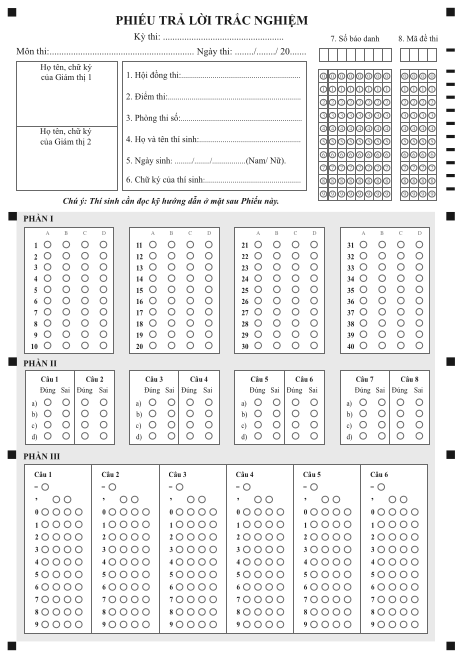
#> input picture data/maugiay/12.png, 461 x 661 px, found by its file name; its folder holds 3 pictures in this run
$ python audit_logic.py
#> lines starting #> are read from the running program, lines starting #| are printed output that depends on the picture
### omr_sheetgrid.py
# -*- coding: utf-8 -*-
"""
SHEET GRID OMR (omr_sheetgrid.py)
=================================
Quy trình đúng theo yêu cầu:
  1. Chọn MẪU GIẤY (ảnh phiếu trắng): 12.png (THPT) hoặc 10_11.png (QM)
  2. Nạp ĐÁP ÁN: k12dapan.xlsx ↔ 12.png ; k11dapan.xlsx ↔ 10_11.png
  3. Dựng LƯỚI ĐÁP ÁN: mỗi ô = (phần, câu, lựa chọn) + toạ độ trên mẫu + đáp án key
  4. ẢNH BÀI THI được căn khớp mẫu bằng 4 ô đen định vị (fiducial) + tinh chỉnh ICP
  5. Đối chiếu bubble tô đen với lưới -> ĐÚNG (xanh) / SAI (đỏ) / TRỐNG-NHIỀU (vàng)
  6. Tính điểm + xuất ảnh kết quả

Màu:  GREEN = đúng, RED = sai, YELLOW = trống hoặc tô nhiều đáp án.
"""
import cv2
import numpy as np
import os
from pathlib import Path

# ---- CACHE ẢNH MẪU (2026-11-06): align_photo/best_orientation đọc MẪU từ đĩa
# nhiều lần mỗi ảnh (tw ở align_photo, _small_circles đường cứu, build_id_cells,
# _cells_from_file) — ảnh mẫu không bao giờ đổi giữa chừng trừ khi mtime đổi,
# nên cache theo (path, mtime) là AN TOÀN và bỏ được hàng chục lần
# decode PNG mỗi lô. Cache theo tiến trình — an toàn với fork (mỗi con một bản).
_IMREAD_CACHE = {}


# [16 lines left out: function _imread_cached, not called in this run]


GREEN = (0, 170, 0)
RED = (0, 0, 235)
YELLOW = (0, 200, 235)
FONT = cv2.FONT_HERSHEY_SIMPLEX

# ---------- cấu hình mẫu ----------

PAPERS = {
    "12": {          # THPT: 40 câu ABCD (4 khối × 10), 8 câu Đ/S, 6 câu số
        "tên": "Mẫu THPT 12.png",
        "key_goi_y": "k12dapan.xlsx",
        "p1_bands": (230, 360),     # dải y của PHẦN I (ảnh mẫu)
        "p1_x": None,
        "p2_bands": (395, 448),     # dải y của PHẦN II
        "p2_x": None,
        "p1_blocks": 4,             # số khối câu theo hàng ngang
        "p1_rows_per_block": 10,
        "p2_cau": 8,
        "p2_per_row": 8,
        "p2_y": 4,                  # số ý a-d
    },
    "10_11": {       # QM: 30 câu ABCD cột trái (3 khối × 10), 10 câu Đ/S, 10 câu số
        "tên": "Mẫu QM 10_11.png",
        "key_goi_y": "k11dapan.xlsx",
        "p1_bands": (285, 540),
        "p1_x": (50, 106),          # cột PHẦN I bên trái
        "p2_bands": (215, 305),
        "p2_x": (110, 380),
        "p1_blocks": 1,
        "p1_rows_per_block": 30,
        "p2_cau": 10,
        "p2_per_row": 5,
        "p2_y": 4,
    },
    "moi": {         # MẪU MỚI 2025 (dựng từ ảnh chụp — build_moi_template.py):
                     # 20 câu ABCD cột trái, 4 câu Đ/S (a-d), 8 câu điền số,
                     # lưới MÃ ĐỀ 3 chữ số (SBD viết tay — đọc bằng omr_hwr).
        "tên": "Mẫu mới 2025 (20 câu ABCD + 4 Đ/S + 8 điền số)",
        "key_goi_y": "kmoidapan.xlsx",
        # Lưới ô KHÔNG dò lại từ ảnh mẫu (ảnh mẫu là median của ảnh chụp, vòng
        # in mảnh bị phai làm sót hàng) — đọc sẵn từ moi_cells.json do script
        # build_moi_template.py dựng bằng LATTICE FIT (P1 20×4, P2 4×8, MD 3×10).
        "cells_file": "moi_cells.json",
        "p1_bands": None,
        "p2_bands": None,
    },
}


# ---------- 1. PHÂN TÍCH MẪU ----------

def _upscaled_bubbles(path, scale=None):
    img = cv2.imread(str(path))
    if img is None:
        raise FileNotFoundError(path)
    return _upscaled_bubbles_img(img, scale)


def _upscaled_bubbles_img(img, scale=None):
    """Như _upscaled_bubbles nhưng nhận ảnh có sẵn (không đọc đĩa)."""
    h, w = img.shape[:2]
    if img.ndim == 3:
        img = cv2.cvtColor(img, cv2.COLOR_BGR2GRAY)
    s = scale if scale else (3 if max(h, w) < 800 else 1)
    up = cv2.resize(img, None, fx=s, fy=s, interpolation=cv2.INTER_CUBIC) if s != 1 else img
    import omr_fiducial as F
    minr = max(3, int(round(3 * s)))
    bs = F.detect_bubbles(up, min_r=minr, max_r=40 * s)
    return [(x / s, y / s, bw / s) for x, y, bw in bs]


_SQ_CACHE = {}


# [94 lines left out: functions _square_candidates, _fiducial_squares, _row_bands, _col_groups, not called in this run]


_CELLS_CACHE = {}


def _cells_from_file(paper, template_png):
    """Lưới ô có SẴN của mẫu (cfg['cells_file']) — vd moi_cells.json do
    build_moi_template.py dựng. Trả list [(phần, câu, lựa, x, y)] hoặc None.

    Kiểm tra kích thước: file ghi toạ độ cho ảnh mẫu cỡ cụ thể; nếu ảnh mẫu
    hiện tại khác cỡ (scale ≠ 1) thì toạ độ sai — trả None để không dùng."""
    import json
    cf = PAPERS.get(paper, {}).get("cells_file")
    if not cf:
        return None
    path = Path(template_png).parent / cf
    if not path.is_file():
        return None
    try:
        data = json.loads(path.read_text())
    except Exception:                                            # noqa
        return None
    img = _imread_cached(str(template_png))
    if img is None:
        return None
    w0, h0 = data.get("size") or [0, 0]
    h, w = img.shape[:2]
    if not w0 or not h0 or abs(w - w0) > 0.02 * w0 or abs(h - h0) > 0.02 * h0:
        return None
    # JSON không có TUPLE: câu P2 được lưu ["1","a"] (list) — dùng làm khoá
    # dict ở mark_filled/build_answer_grid sẽ ném "unhashable type: 'list'".
    # Đưa câu nhiều thành phần về tuple đúng chuẩn của build_template_cells.
    out = []
    for c in data.get("cells") or []:
        if len(c) != 5:
            continue
        cq = c[1]
        if isinstance(cq, (list, tuple)):
            cq = tuple(int(v) if str(v).isdigit() else str(v) for v in cq)
        out.append((c[0], cq, c[2], c[3], c[4]))
    return out


def build_template_cells(paper, template_png):
    """Lưới ô ngữ nghĩa của mẫu: [(phần, câu, lựa_chọn, x, y)]."""
    ck = (paper, str(template_png))
    if ck in _CELLS_CACHE:
        return _CELLS_CACHE[ck]
    pre = _cells_from_file(paper, template_png)
    if pre is not None:
        _CELLS_CACHE[ck] = pre
        return pre
    cfg = PAPERS[paper]
    bs = _upscaled_bubbles(template_png)
    W = _imread_cached(template_png).shape[1]
    cells = []
    # ---- PHẦN I ----
    lo, hi = cfg["p1_bands"]
    p1 = [b for b in bs if lo <= b[1] <= hi]
    px = cfg.get("p1_x")
    if px:
        p1 = [b for b in p1 if px[0] <= b[0] <= px[1]]
    rows = sorted([r for r in _row_bands(p1, tol=2.5)
                   if len(_col_groups(r[1], gap=8)) == cfg["p1_blocks"] * 4],
                  key=lambda r: r[0])
    for ri, (ym, mem) in enumerate(rows):
        cg = _col_groups(mem, gap=8)
        # giữ đúng 4×blocks cụm
        if len(cg) != cfg["p1_blocks"] * 4:
            continue
        for ci, (xm, mm) in enumerate(cg):
            block, opt = ci // 4, ci % 4
            cq = block * cfg["p1_rows_per_block"] + ri + 1
            for b in mm:
                cells.append(("P1", cq, "ABCD"[opt], b[0], b[1]))
    # ---- PHẦN II ----
    lo2, hi2 = cfg["p2_bands"]
    p2 = [b for b in bs if lo2 <= b[1] <= hi2]
    px2 = cfg.get("p2_x")
    if px2:
        p2 = [b for b in p2 if px2[0] <= b[0] <= px2[1]]
    per_row = cfg["p2_per_row"]
    rows2 = sorted([r for r in _row_bands(p2, tol=2.5)
                    if len(_col_groups(r[1], gap=8)) == per_row * 2],
                   key=lambda r: r[0])
    rows2 = rows2[: cfg["p2_y"] * (cfg["p2_cau"] // per_row)]
    for ri, (ym, mem) in enumerate(rows2):
        cg = _col_groups(mem, gap=8)
        if len(cg) != per_row * 2:
            continue
        block = ri // cfg["p2_y"]
        yk = chr(97 + ri % cfg["p2_y"])
        for ci, (xm, mm) in enumerate(cg):
            cq = block * per_row + ci // 2 + 1
            side = "D" if ci % 2 == 0 else "S"      # Đ đứng trước S
            for b in mm:
                cells.append(("P2", (cq, yk), side, b[0], b[1]))
    _CELLS_CACHE[ck] = cells
    return cells


# ---------- 2. LƯỚI ĐÁP ÁN + KEY ----------

def key_p2_offset(key):
    p1 = key.get("p1", {})
    return max([int(c) for c in p1], default=0)


# [27 lines left out: functions build_answer_grid, grid_summary, not called in this run]


# ---------- 3. CĂN KHỚP ẢNH VỚI MẪU ----------

# ---- THỐNG KÊ RANSAC (đo 2026-11-06): đếm số giả thuyết (k,l) đã duyệt mỗi
# lần gọi — dùng để chọn trần max_hyp an toàn (chỉ ảnh pathology với hàng trăm
# ứng viên dải rộng mới vượt trần; ảnh khỏe break sớm ở full-inlier).
# Vài phép cộng int mỗi lần gọi — chi phí bằng không.
_MF_STATS = {"calls": 0, "hyp_total": 0, "hyp_max": 0}

# ---- TRẦN TỔNG GIẢ THUYẾT mỗi lần gọi _match_fiducials (2026-11-06) ----
# Ảnh khỏe đo được tối đa ~1.2 nghìn giả thuyết/lần gọi (toàn bộ 42 ảnh test,
# kể cả ảnh mờ/nghiêng — xem /tmp/omr_bench). Ảnh pathology (mờ nặng -> hàng
# trăm ứng viên/dải) có thể sinh HÀNG TRIỆU giả thuyết × ma trận n×m mỗi cái
# -> nổ hàng phút ("treo" user báo 2026-11-06). Trần 20k = gấp ~16 lần mức
# cao nhất đo được -> KHÔNG BAO GIỜ kích hoạt trên ảnh thường, chỉ chặn nổ
# tổ hợp. Khi chạm trần: dùng các giả thuyết đã thu (stage 2 vẫn chấm lại),
# hành vi chỉ đổi trên ảnh vượt trần.
_MF_MAX_HYP_TOTAL = 20000


# [261 lines left out: functions _match_fiducials, _quad4, _order_quad, _blob_centers, _ring_ready, _ring_centers, not called in this run]


def _scale_of(H):
    return float(np.sqrt(abs(np.linalg.det(np.asarray(H, np.float64)[:2, :2]))))


# [39 lines left out: functions _quality, _h_valid, not called in this run]


_SIFT_CACHE = {}


# [361 lines left out: functions _sift_features, align_sift, align_photo, _ring_index, read_cells, adapt_thresh and 2 more, not called in this run]


# ---------- 4b. SỐ BÁO DANH & MÃ ĐỀ TRÊN LƯỚI MẪU ----------

ID_REGION = {"12": (0.60, 0.36), "10_11": (0.72, 0.36)}


# [332 lines left out: functions _small_circles, _fit_lattice, build_id_cells, _blobs_with_size, _proj_lattice, local_id_cells and 2 more, not called in this run]


def _p1_line(stats):
    return f"{stats['P1']['ok']}/{stats['P1']['n']}"


_RULE_FRAC = {}


# [66 lines left out: functions template_rule_frac, _find_section_rows, not called in this run]


_SEC_FIXED_12 = {"P1": 0.324, "P2": 0.518, "P3": 0.681}


_SEC_Y = {}


# [214 lines left out: functions _section_headings, _find_dashed_rule, render_result, not called in this run]

### audit_logic.py
# -*- coding: utf-8 -*-
"""KIỂM TRA LOGIC THUẬT TOÁN — các bất biến toán học của từng khâu chấm.

Khác verify_logic.py (đối chiếu giả định với dữ liệu có sẵn), script này kiểm
tra LOGIC THUẦN TÚY bằng dữ liệu tổng hợp có đáp án biết trước:

  A1. Round-trip chuẩn hoá: warp tổng hợp (xoay 0/90/180/270 + phối cảnh nhẹ +
      sáng không đều) của CHÍNH template -> normalize_to_template phải khôi
      phục được (ok=True, H khớp warp gốc).
  A2. classify_filled: bất biến phân loại (ô đậm nhất câu -> tô; câu trống ->
      không tô; ngưỡng nền theo percentile).
  A3. read_cells: điểm nằm trong [0, 1]; nền trắng = ~0, ô đen = ~1.
  A4. Đặt tên kết quả: trùng tên cùng giây -> hậu quả _1/_2, KHÔNG treo.
  A5. _md_read_strong: ngưỡng tin cậy lưới Mã đề (tuple thật 195843/200014).
  A6. merge key gộp: đủ 12 đề, không đề rỗng, không trùng lặp.
  A7. grade_prepared: H = scale·I đúng tỉ lệ kích thước ảnh/mẫu.
"""
import sys
import tempfile
import time
from pathlib import Path

import cv2
import numpy as np

sys.path.insert(0, "/home/dell/Documents/chambaiV3")
ROOT = Path("/home/dell/Documents/chambaiV3")

FAIL = []


def check(name, ok, detail=""):
    print(f"  [{'✓' if ok else '✗ LỖI'}] {name} {detail}")
    if not ok:
        FAIL.append(name)


def main():
    import omr_prep as P
    import omr_sheetgrid as S
    import omr_key
    import cham_theo_mau as CTM

    tpl12 = str(ROOT / "data/maugiay/12.png")
    tpl1011 = str(ROOT / "data/maugiay/10_11.png")
    tpl_img = cv2.imread(tpl12)
#> tpl_img is the input picture: shape (661, 461, 3); min 24, max 255, mean 237
    Ht, Wt = tpl_img.shape[:2]
#> Ht = 661; Wt = 461

    print("== A1. ROUND-TRIP CHUẨN HOÁ (warp tổng hợp -> khôi phục) ==")
    # 4.3× = tỉ lệ thật của ảnh điện thoại (1950-2600 px / template 461 px),
    # marker ~34-39 px nằm trong dải dò 30-110 px của align_photo.
    # PHÁT HIỆN BIÊN: ảnh chụp XA hơn (marker < 30 px) sẽ không align được —
    # dải dò ô định vị của align_photo là hằng số (30, 110).
    SCALE_SYN = 4.3
    # warp gốc: xoay nhẹ + phối cảnh nhỏ + gradient sáng (bóng đổ chéo)
    src = np.float32([[0, 0], [Wt, 0], [Wt, Ht], [0, Ht]])
#> src = [[0, 0], [461, 0], [461, 661], [0, 661]]
    off = 0.035
    # 4 góc đích nằm TRÊN CANVAS SCALE_SYN× (nhân scale — trước đây quên,
    # warp đặt sheet 1:1 vào góc trái trên của canvas)
    dst = SCALE_SYN * np.float32(
        [[Wt * off, Ht * 0.02], [Wt * (1 - off * 0.6), 0],
         [Wt * (1 - 0.01), Ht * (1 - 0.02)], [Wt * 0.01, Ht * (1 - off * 0.5)]])
    H_true = cv2.getPerspectiveTransform(src, dst)
    photo_big = cv2.warpPerspective(tpl_img, H_true,
                                    (int(Wt * SCALE_SYN), int(Ht * SCALE_SYN)),
                                    flags=cv2.INTER_CUBIC, borderValue=(255,) * 3)
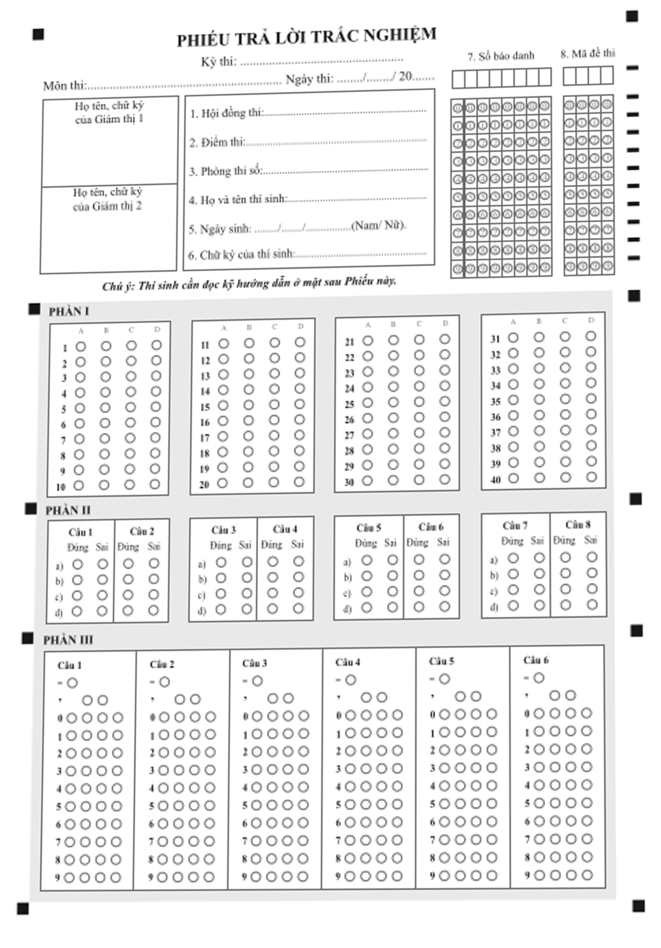
#> photo_big: shape (2842, 1982, 3) (shown at 1/3 size); min 0, max 255, mean 237.4
    # gradient sáng nhân tạo (bóng đổ chéo)
    gx = np.linspace(0.75, 1.0, photo_big.shape[1], dtype=np.float32)
#> gx = 1982 values from 0.75 to 1
    gy = np.linspace(0.85, 1.0, photo_big.shape[0], dtype=np.float32)
#> gy = 2842 values from 0.85 to 1
    shade = (gx[None, :] * gy[:, None])[:, :, None]
    photo_big = np.clip(photo_big.astype(np.float32) * shade, 0, 255).astype(np.uint8)
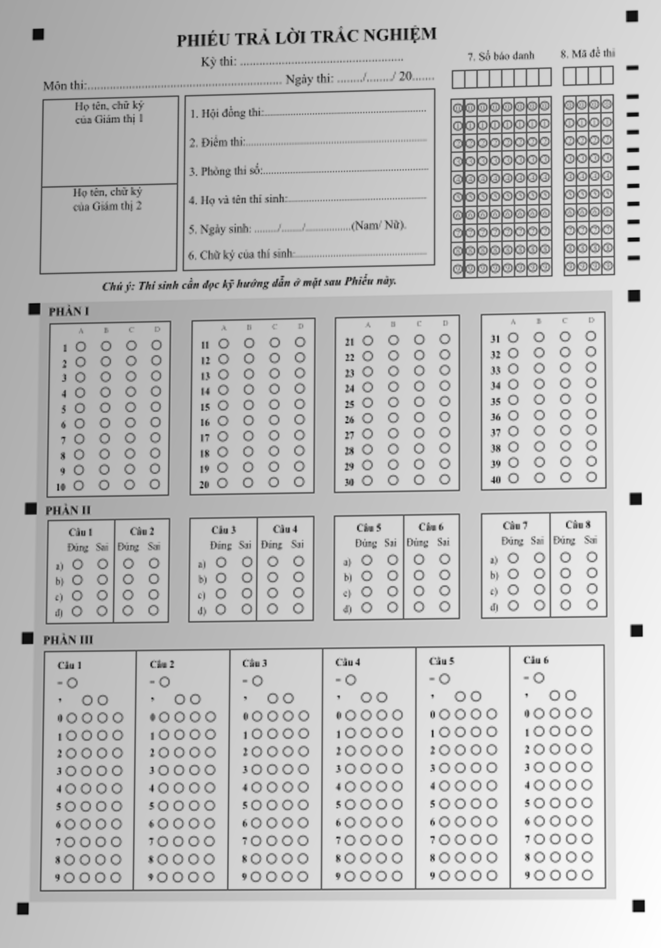
#> photo_big: shape (2842, 1982, 3) (shown at 1/3 size); min 0, max 255, mean 191.5
    cv2.imwrite("/tmp/_audit_warp.jpg", photo_big,
                [cv2.IMWRITE_JPEG_QUALITY, 92])
    import omr_sheetgrid as _SGA
    _cells12 = _SGA.build_template_cells("12", tpl12)
#> in _upscaled_bubbles_img, `up = cv2.resize(img, None, fx=s, fy=s, interpolation=cv2.INTER_CUBIC) ..`:
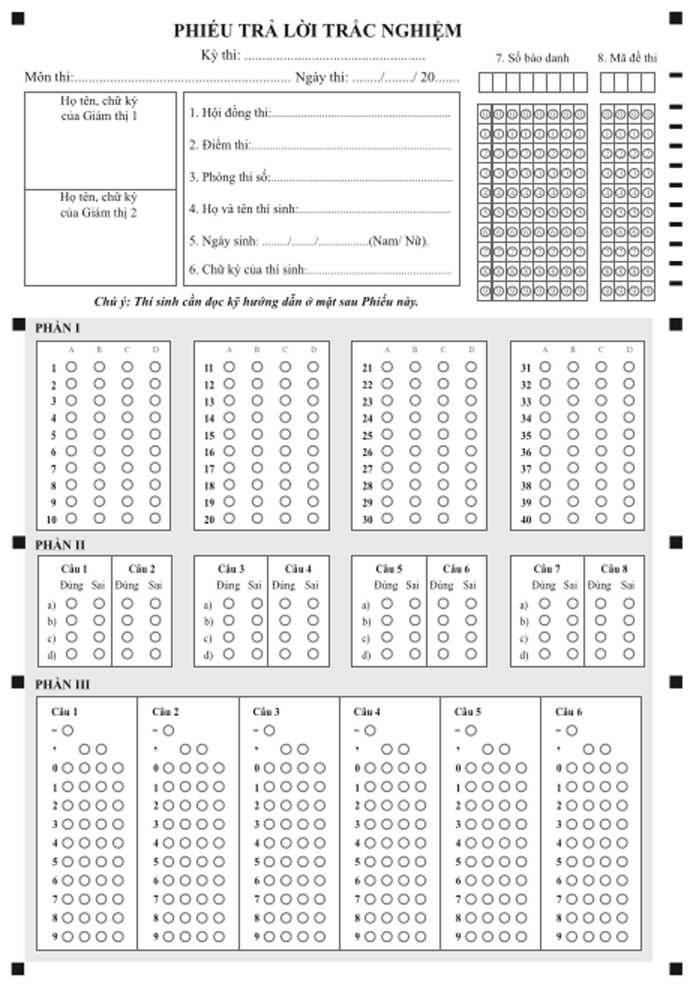
#> up: shape (1983, 1383) (shown at 1/2 size); min 0, max 255, mean 236.2
    t0 = time.time()
    info = P.normalize_to_template("/tmp/_audit_warp.jpg", tpl12, scale=2.0,
                                   cells=_cells12, ink=False)
    dt = time.time() - t0
    check("khôi phục warp phối cảnh + bóng đổ", info.get("ok"),
          f"q={info.get('quality')} rot={info.get('rot')} corner={info.get('corner')} "
          f"({dt:.1f}s)")
    if info.get("ok"):
        # so H tìm được với H_true — CHÚ Ý: load_bgr thu nhỏ ảnh > 2600 px,
        # nên toạ độ ảnh thực = toạ độ canvas × (2600 / max_side_canvas)
        Ht_found = np.asarray(info["H"], np.float64)
        sc_img = 2600.0 / max(photo_big.shape[0], photo_big.shape[1])
        pts = np.float32([[[50, 50]], [[Wt - 50, 50]], [[Wt - 50, Ht - 50]],
                          [[50, Ht - 50]]])
        proj_true = cv2.perspectiveTransform(pts, H_true).reshape(-1, 2) * sc_img
        proj_found = cv2.perspectiveTransform(pts, Ht_found).reshape(-1, 2)
        err = float(np.linalg.norm(proj_true - proj_found, axis=1).max())
        check("H tìm được khớp warp gốc (≤ 25 px)", err <= 25.0,
              f"sai số {err:.1f} px (đã trừ hệ số thu nhỏ {sc_img:.3f})")

    # A1b: XOAY TỈNH — phiếu nghiêng 12° và 22° (+ phối cảnh + bóng đổ) phải
    # được khôi phục nhờ vòng xoay tỉnh (trước đây corner 2/4 -> bị loại)
    print("  -- A1b: xoay tỉnh 12° / 22° --")
    src = np.float32([[0, 0], [Wt, 0], [Wt, Ht], [0, Ht]])
    off = 0.035
    dst = SCALE_SYN * np.float32(
        [[Wt * off, Ht * 0.02], [Wt * (1 - off * 0.6), 0],
         [Wt * (1 - 0.01), Ht * (1 - 0.02)], [Wt * 0.01, Ht * (1 - off * 0.5)]])
    # canvas 1.5×: đủ chứa phiếu XOAY 12-22° mà không cắt mất mốc góc
    # (như ảnh chụp thật — phiếu phải lọt trọn khung hình)
    canvas = (int(Wt * SCALE_SYN * 1.5), int(Ht * SCALE_SYN * 1.5))
    # CĂN GIỮA phiếu trên canvas: dst quad lệch do phối cảnh — không căn giữa
    # thì xoay làm mép phiếu/mốc rơi ra ngoài khung => bị loại là ĐÚNG
    dst = dst + (np.float32([canvas[0] / 2, canvas[1] / 2]) - dst.mean(axis=0))
    H_true = cv2.getPerspectiveTransform(src, dst)
    for deg in (12, 22):
        big = cv2.warpPerspective(tpl_img, H_true, canvas,
                                  borderValue=(255,) * 3)
        Mr = cv2.getRotationMatrix2D((canvas[0] / 2, canvas[1] / 2), deg, 1.0)
        big = cv2.warpAffine(big, Mr, canvas, borderValue=(255,) * 3)
        gx = np.linspace(0.78, 1.0, canvas[0], dtype=np.float32)
        gy = np.linspace(0.85, 1.0, canvas[1], dtype=np.float32)
        big = np.clip(big.astype(np.float32) *
                      (gx[None, :] * gy[:, None])[:, :, None], 0, 255).astype(np.uint8)
        p = f"/tmp/_audit_tilt_{deg}.jpg"
        cv2.imwrite(p, big, [cv2.IMWRITE_JPEG_QUALITY, 92])
        t0 = time.time()
        info = P.normalize_to_template(p, tpl12, scale=2.0,
                                       cells=_cells12, ink=False)
        check(f"khôi phục phiếu nghiêng {deg}°", info.get("ok"),
              f"q={info.get('quality')} corner={info.get('corner')} "
              f"grid={info.get('grid_hit')} fine={info.get('fine_rot')} "
              f"({time.time() - t0:.1f}s)")

    print("\n== A2. CLASSIFY_FILLED (bất biến phân loại) ==")
    # 2 câu: câu 1 có 1 ô đậm (0.8) + nhạt (0.3); câu 2 trống (0.05)
    keys = [("P1", 1, "A"), ("P1", 1, "B"), ("P1", 1, "C"), ("P1", 1, "D"),
            ("P1", 2, "A"), ("P1", 2, "B"), ("P1", 2, "C"), ("P1", 2, "D")]
    scores = np.array([0.8, 0.3, 0.05, 0.05, 0.05, 0.05, 0.05, 0.05], np.float32)
    mask, floor, peak = P.classify_filled(keys, scores)
    check("ô đậm nhất câu 1 được nhận (A)", bool(mask[0]))
    check("ô nhạt hơn 75% (B=0.3) KHÔNG nhận", not bool(mask[1]),
          f"(floor={floor:.2f})")
    check("câu trống không ô nào nhận", not mask[4:].any())
    scores2 = np.array([0.8, 0.65, 0.05, 0.05, 0.05, 0.05, 0.05, 0.05], np.float32)
    mask2, _, _ = P.classify_filled(keys, scores2)
    check("tô 2 ô (B ≥ 75% max câu) nhận cả 2", bool(mask2[0]) and bool(mask2[1]))

    print("\n== A3. READ_CELLS (biên điểm [0,1]) ==")
    # H = đơn vị: ô đặt TRỰC TIẾP ở toạ độ ảnh (thang ảnh = thang mẫu)
    img = np.full((400, 400), 255, np.uint8)
    cv2.circle(img, (100, 100), 14, 0, -1)          # ô đen đặc
    cv2.circle(img, (300, 100), 14, 235, -1)        # ô trắng
    cells = [("P1", 1, "A", 100.0, 100.0), ("P1", 1, "B", 300.0, 100.0)]
    H1 = np.eye(3, dtype=np.float64)
    reads = S.read_cells(cv2.cvtColor(img, cv2.COLOR_GRAY2BGR), cells, H1)
    v_black = reads[("P1", 1, "A")][0]
    v_white = reads[("P1", 1, "B")][0]
    check("điểm nằm trong [0, 1]", 0 <= v_black <= 1 and 0 <= v_white <= 1,
          f"đen={v_black:.2f} trắng={v_white:.2f}")
    # viền khử răng cưa của vòng tròn hạ trung bình một chút -> tách 0.35
    check("tách bạch đen/trắng (đen > 0.9, trắng < 0.35)",
          v_black > 0.9 and v_white < 0.35)

    print("\n== A4. ĐẶT TÊN TRÙNG (chống treo) ==")
    outd = Path(tempfile.mkdtemp())
    used = set()

    def dat_ten(stem):
        outp = outd / f"{stem}.jpg"
        base, n = stem, 1
        while stem in used or outp.exists():
            stem = f"{base}_{n}"
            outp = outd / f"{stem}.jpg"
            n += 1
        used.add(stem)
        outp.write_bytes(b"x")
        return outp.name
    names = [dat_ten("NA_485_20261104_222917") for _ in range(3)]
    check("3 trang trùng tên -> _1/_2 và kết thúc", len(set(names)) == 3,
          str(names))

    print("\n== A5. NGƯỠNG TIN MÃ ĐỀ LƯỚI ==")
    strong = {"MD": [(404.5, 3, 1.00, 0.76, 9.15), (413.5, 1, 1.00, 0.73, 7.20),
                     (422.5, 5, 0.87, 0.66, 3.71), (431.5, 7, 0.91, 0.66, 33.0)]}
    weak = {"MD": [(404.5, 4, 0.49, 0.23, 2.41), (413.5, 1, 0.84, 0.54, 9.48),
                   (422.5, 8, 0.66, 0.36, 3.98), (431.5, 5, 0.48, 0.28, 8.22)]}
    check("đọc chắc (195843: raw 0.87-1.0) -> TIN", CTM._md_read_strong(strong))
    check("đọc mơ hồ (200014: ratio 2.4) -> KHÔNG tin",
          not CTM._md_read_strong(weak))
    check("không đọc được -> KHÔNG tin", not CTM._md_read_strong({}))

    print("\n== A6. KEY GỘP (cấu trúc) ==")
    import json as _json
    import importlib.util as _ilu
    regf = ROOT / "data/keys/registry.json"
    reg = _json.loads(regf.read_text(encoding="utf-8"))
    _spec = _ilu.spec_from_file_location("wapp", ROOT / "webapp.py")
    _w = _ilu.module_from_spec(_spec)
    _spec.loader.exec_module(_w)
    merged = _w.merge_keys_grading(list(reg.keys()), reg)
    des = merged.get("các đề") or {}
    check("key gộp có 12 đề", len(des) == 12, f"({len(des)}: {sorted(des)})")
    empty = [d for d, dk in des.items() if not (dk.get("p1") or {})]
    check("không đề nào rỗng PHẦN I", not empty, str(empty))

    print("\n== A7. H TRONG GRADE_PREPARED (= scale·I) ==")
    ph = cv2.imread("/tmp/_audit_warp.jpg")  # ảnh bất kỳ để lấy tỉ lệ
    scale_expect = 2.0
    H = np.array([[scale_expect, 0, 0], [0, scale_expect, 0], [0, 0, 1]],
                 np.float64)
    tpl2 = cv2.imread(tpl12)
    check("scale·I đưa ảnh về đúng cỡ mẫu×scale",
          abs(scale_expect * tpl2.shape[1] - int(tpl2.shape[1] * scale_expect)) == 0
          and H[0, 0] == scale_expect)

    print("\n" + "=" * 50)
    if FAIL:
        print(f"KẾT LUẬN: {len(FAIL)} hạng mục LỖI: {FAIL}")
        sys.exit(1)
    print("KẾT LUẬN: toàn bộ bất biến logic ĐỨNG — thuật toán nhất quán.")


if __name__ == "__main__":
    main()
#> (the call stopped at in _upscaled_bubbles_img, `bs = F.detect_bubbles(up, min_r=minr, max_r=40 * s)`: omr_fiducial is not available in this run)
